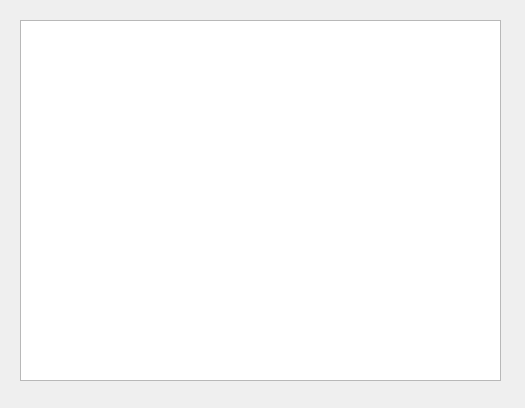
<?xml version="1.0" encoding="UTF-8"?>
<ui version="4.0">
 <class>LogWindow</class>
 <widget class="QMainWindow" name="LogWindow">
  <property name="geometry">
   <rect>
    <x>0</x>
    <y>0</y>
    <width>525</width>
    <height>408</height>
   </rect>
  </property>
  <property name="windowTitle">
   <string>MainWindow</string>
  </property>
  <widget class="QWidget" name="centralwidget">
   <widget class="QTextEdit" name="textedit_log">
    <property name="geometry">
     <rect>
      <x>20</x>
      <y>20</y>
      <width>481</width>
      <height>361</height>
     </rect>
    </property>
    <property name="readOnly">
     <bool>true</bool>
    </property>
   </widget>
  </widget>
 </widget>
 <resources/>
 <connections/>
</ui>
